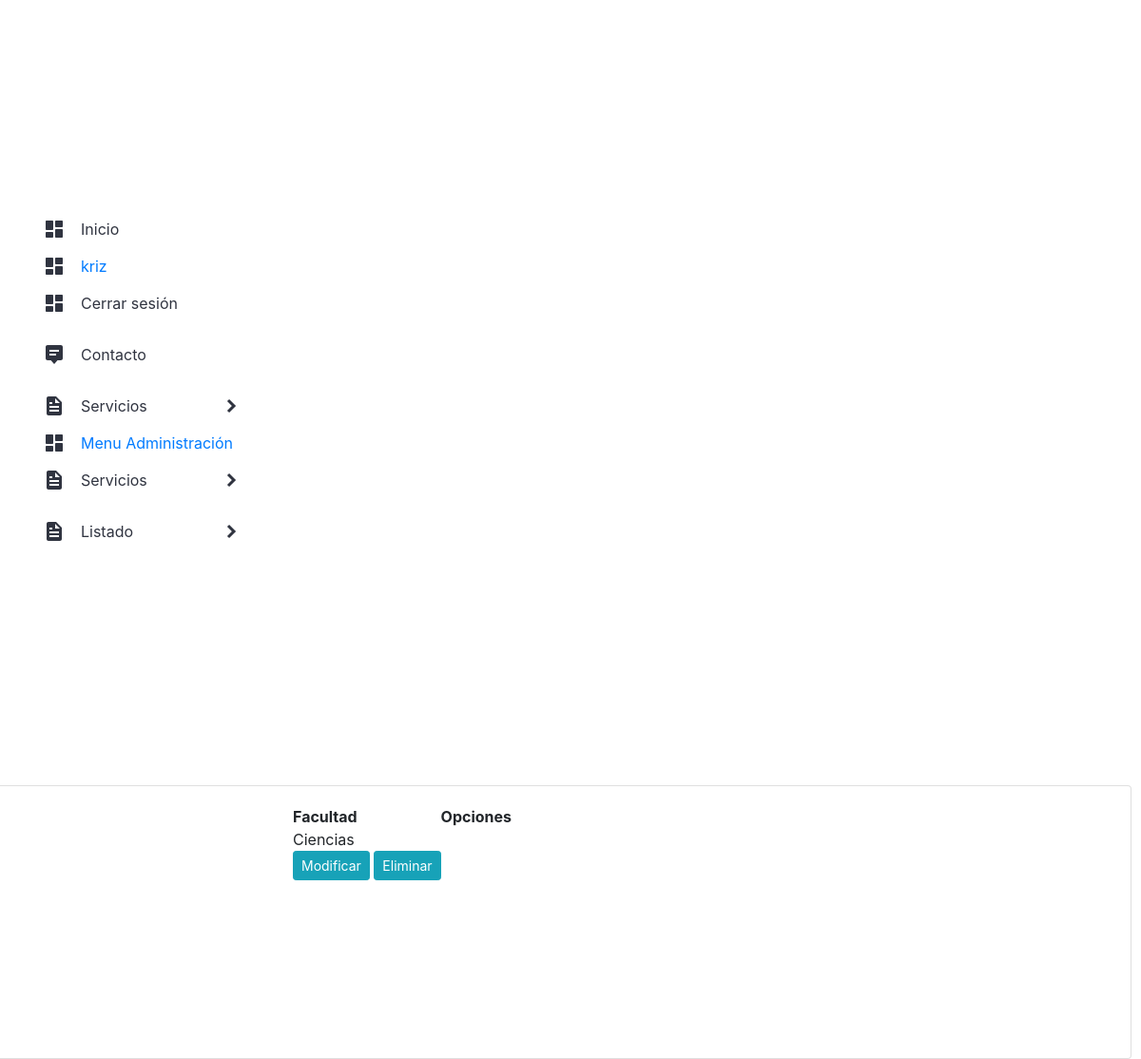
Before: /listar_facultades/ (signed in) with the older database file.
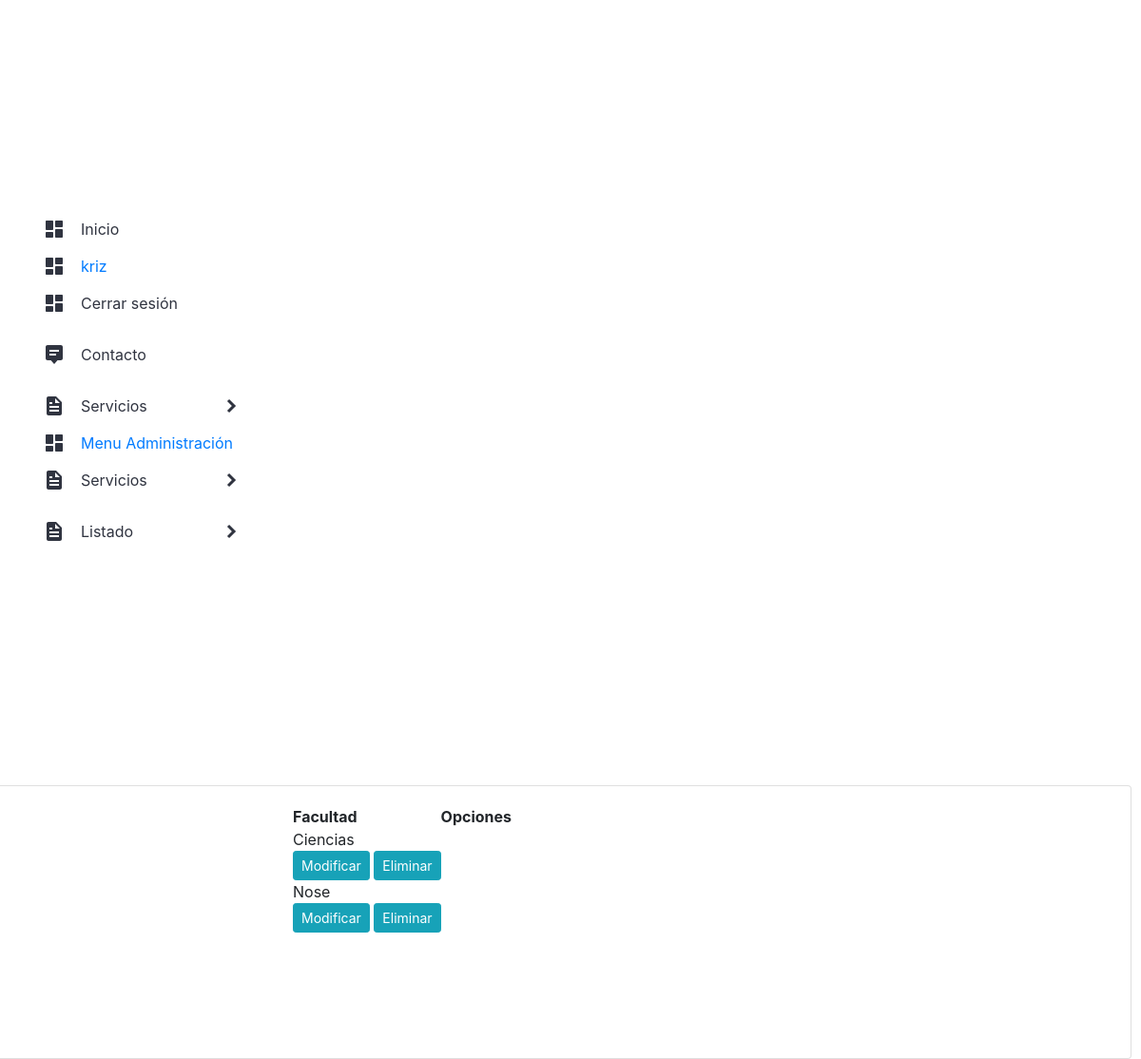
After: the same page with the newer database file.
### app/models.py (models this page shows, shortened)
class Facultad (models.Model):
    nombre_facultad = models.CharField(max_length=255)
    vigente = models.BooleanField()
    sede = models.ForeignKey(Sede, on_delete = models.PROTECT)

### app/views.py (the view)
# urls.py: path('listar_facultades/', listar_facultades, name="listar_facultades"),
@login_required
def listar_facultades(request):
    Facultades = Facultad.objects.all()
    data = {
        'Facultades': Facultades
    }
    return render(request, 'app/productos/listar_facultades.html', data)

### app/templates/app/productos/listar_facultades.html (shortened to what this page needs)
{% extends 'app/base.html' %}
{% block contenido %}
{% load humanize %}
<div class="card">
    <div class="card-body">
        <div class="row">
            <div class="col-12 col-md-6 offset-md-3">
                <table>
                    <tr>
                        <th>Facultad</th>
                        <th>Opciones</th>
                    </tr>
                    {% for f in Facultades %}
                    <tr>
                        <td>{{ f.nombre_facultad | title }}</td>
                    </tr>
                    <td>
                        <a href="{% url 'modificar_facultades' f.id %}" class="btn btn-info btn-sm">Modificar</a>
                        <a href="#" onclick="eliminarFacultades({{ f.id }})" class="btn btn-info btn-sm">Eliminar</a>
                    </td>
                    {%endfor%}
                </table>
            </div>
        </div>
    </div>
</div>
{% endblock %}

Changed rows visible on the page:
added Facultad: nombre_facultad "Nose"
